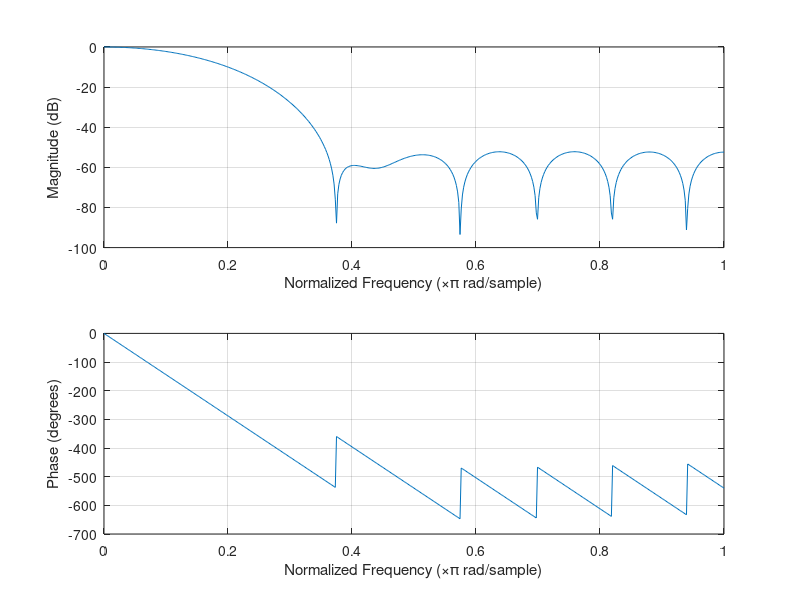

Source code (MATLAB): (Note: this script raises an error after producing the figure.)

% CSSE4010 - Digital System Design - Practical 5
% Supporting Matlab file for practical 5

% This Matlab script provides two-tone input signal and FIR filter
% coefficients and also defines parameters for Xilinx System Generator
% implementation of the FIR filter.


%clear all; close all; clc;
%create two tone input signal.

%A1,A2 are the amplitude of the signals
%f1,f2 are the frequency of the signals (Hz)
%fs  sampling frequency (Hz)
%duration in seconds
%cycle no of cycles
A1=1;
A2=4;
f1=200;
f2=2000;
fs=8000; 
dur=1/4;
cycle=5;

values=0:1/fs:(dur-1/fs);
sig1=A1*sin(2*pi* f1*values);
sig2=A2*sin(2*pi* f2*values);
sigtemp=[sig1';sig2']';
sig=[];

for i=1:cycle
    sig=[sig';sigtemp']';
end
sig=sig'; %sig is the input signal to the filter

%get filter coefficients
Wo=0.15; %normalized cut off frequency 0<W0<1;
taps=16; % order of the FIR filter
[b]=fir1(taps,Wo,'low'); %Low pass filter
freqz(b,1,512);% Plot filter responses with 512 fft points
filtered_signal_sw=filter(b(1:taps),1,sig); %filter the signal

%soundsc(sig,fs); %Play orginal
%soundsc(filtered_signal,fs); %Play filtered
% figure
% plot(sig); hold on; plot(filtered_signal_sw); legend('Original','Filtered');
%%
% Parameters for the System Generator Design
LH=length(sig);
sig_in=zeros(LH,2);
sig_in(:,1)=1:LH;
sig_in(:,2)=sig; % This is the input signa to the System Generator Model

% Fixed-point word lengths for signal
W = 16;
D = 5;

% Fixed-point word lengths for filter coefficients
Wc = 16;
Dc = 10;

% After setting these up you can run the Simulink model with System
% Generator design and this will provide the filtered output. You can then
% compare the output with the software version above to verify the correct
% functionality and also to fine-tune the wordlengths

C = out.C.Data;

figure;
plot(sig); hold on; plot(C); legend('Original','Filtered');

error_vect = [];
for i = 1 : length(filtered_signal_sw)
    error_vect(i) = (((C(i) - filtered_signal_sw(i))^2) / ((filtered_signal_sw(i))^2));
end

SER_vect = 10 * log10(error_vect);

% figure;
% plot(SER_vect);
